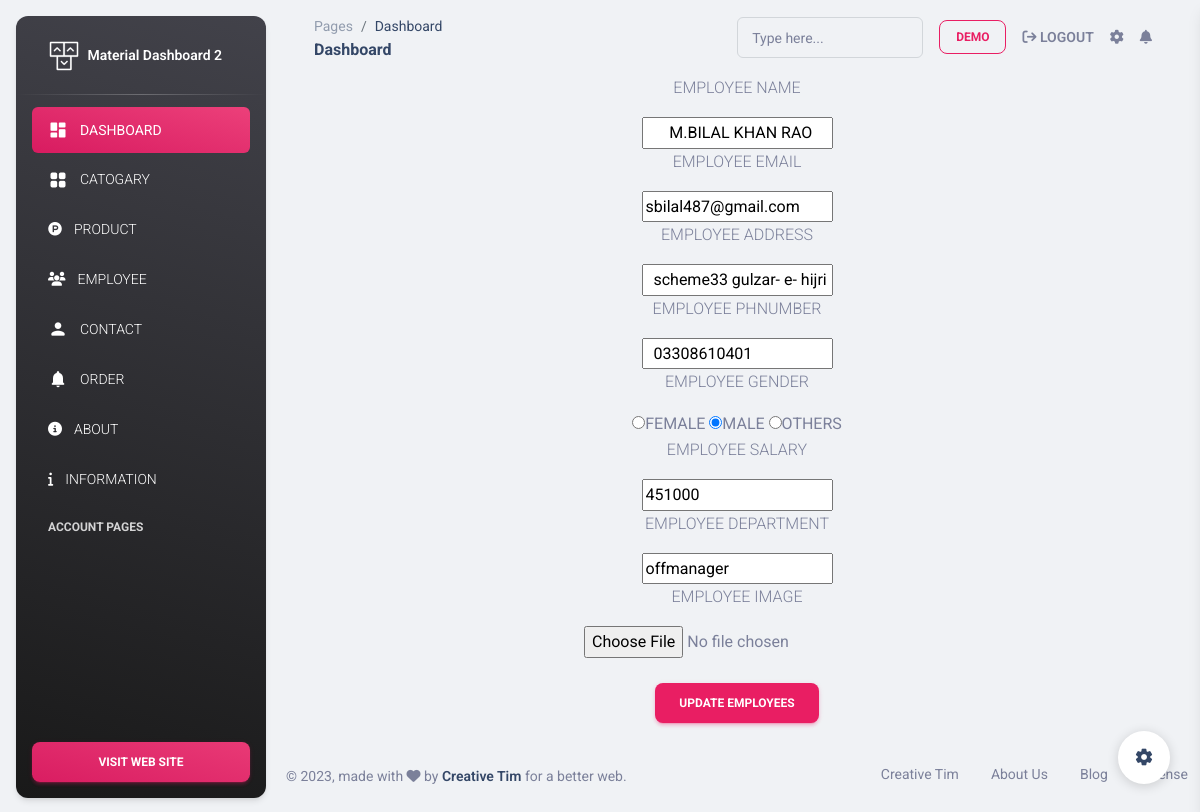
The page /farm/admin/pages/updateemployee.php?idbhaago=11 (signed in) on the database its author committed.
### tables this page shows
CREATE TABLE `tbl_employee` (
  `emp_id` int(11) NOT NULL,
  `emp_name` varchar(50) NOT NULL,
  `emp_email` varchar(50) NOT NULL,
  `emp_add` varchar(50) NOT NULL,
  `emp_num` varchar(50) NOT NULL,
  `emp_gender` varchar(50) NOT NULL,
  `emp_salary` bigint(20) NOT NULL,
  `emp_dep` varchar(50) NOT NULL,
  `emp_password` varchar(50) NOT NULL,
  `status` varchar(50) NOT NULL DEFAULT 'unapprove',
  `emp_img` varchar(255) NOT NULL
);

### farm/admin/pages/updateemployee.php (the view, shortened to what this page needs)
<!DOCTYPE html>
<html lang="en">
<head>
</head>
<body>
<?php
include('header.php');
?>
<?php
$id = $_GET["idbhaago"];
$goemp = mysqli_query($conn,"SELECT * FROM `tbl_employee` WHERE emp_id = $id");
$emparray = mysqli_fetch_array($goemp);
?>
<center>
<form action="" method="post" enctype="multipart/form-data">
    <p>EMPLOYEE NAME</p>
<input type="text" name="ename" value="<?php echo $emparray[1] ?>">
 <p>EMPLOYEE EMAIL</p>
 <input type="email" name="eemail" value="<?php echo $emparray[2] ?>">
 <p>EMPLOYEE ADDRESS</p>
 <input type="text" name="eadd" value="<?php echo $emparray[3] ?>">
 <p>EMPLOYEE PHNUMBER</p>
 <input type="text" name="enm" value="<?php echo $emparray[4] ?>">
 <p>EMPLOYEE GENDER</p>
 <input type="radio" name="egender" value="FEMALE"
 <?php
 if($emparray[5]=="FEMALE"){
    echo "checked";
 }
 ?>
 >FEMALE
 <input type="radio" name="egender" value="MALE" <?php
 if($emparray[5]=="MALE"){
    echo "checked";
 }
 ?>>MALE
 <input type="radio" name="egender" value="OTHERS" <?php
 if($emparray[5]=="OTHERS"){
    echo "checked";
 }
 ?>>OTHERS
 <p>EMPLOYEE SALARY</p>
 <input type="number" name="esalary" value="<?php echo $emparray[6] ?>">
 <p>EMPLOYEE DEPARTMENT</p>
 <input type="text" name="edep" value="<?php echo $emparray[7] ?>">
 <p>EMPLOYEE IMAGE</p>
 <input type="file" name="eimage" required accept="image/*" value="<?php echo $emparray[8]?>">
 <br><br>
 <button type="submit" class="btn btn-primary" name="updemp">UPDATE EMPLOYEES</button>
</form>
</center>
<?php
include('footer.php');
?>
</body>
</html>

### rows shown on the page
tbl_employee: ename "M.BILAL KHAN RAO", eemail "sbilal487@gmail.com", eadd "scheme33 gulzar- e- hijri", enm "03308610401", emp_gender "☑", esalary "451000", edep "offmanager"

### other values the page prints
$_SESSION["username"] "DEMO"
